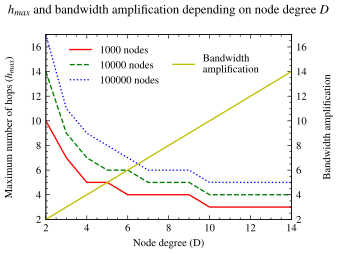

This chart was generated by the following Python code:
from math import ceil
from numpy import log
from numpy import ceil
import matplotlib.pyplot as plt
import numpy as np
import scienceplots

L = 1      # latency in ms (msg prop + rln proof verif, etc)
N1 = 1000    # number of nodes in the network (1)
N2 = 10000   # number of nodes in the network (2)
N3 = 100000  # number of nodes in the network (3)

def delay_last_hop(n, d, l):
    # multiply by l for latencies
    numerator = log(((n - 1) * (d - 2) / d) + 1)
    denominator = log(d - 1)
    return ceil(numerator / denominator)


ds = np.arange(3,15)
ls = np.ones(len(ds))*L

# astype(int) is ok since ceil() returns integers
delays_1 = delay_last_hop(np.ones(len(ds))*N1, ds, ls).astype(int)
delays_2 = delay_last_hop(np.ones(len(ds))*N2, ds, ls).astype(int)
delays_3 = delay_last_hop(np.ones(len(ds))*N3, ds, ls).astype(int)

with plt.style.context(['science', 'ieee']):
    fig, ax1 = plt.subplots()
    ax2 = ax1.twinx()

    ax1.plot(ds, delays_1, color='r', label=str(N1)+" nodes")
    ax1.plot(ds, delays_2, color='g', label=str(N2)+" nodes")
    ax1.plot(ds, delays_3, color='b', label=str(N3)+" nodes")
    ax2.plot(ds, ds, color='y', label="Bandwidth\namplification")
    ax1.autoscale(tight=True)
    ax2.autoscale(tight=True)
    ax1.legend(loc=(0.08, 0.7))
    ax2.legend(loc=(0.5, 0.76))
    ax1.set(title='$h_{max}$ and bandwidth amplification depending on node degree $D$\n')
    ax1.set(**dict(xlabel='Node degree (D)', ylabel='Maximum number of hops ($h_{max}$)\n'))
    ax2.set(**dict(ylabel='\nBandwidth amplification'))

    # Set the limits of the x-axis and y-axis
    ax1.set_xlim(3, 14)
    ax1.set_ylim(3, ax1.get_ylim()[1])  # Ensure that the lower limit is 2
    
    # Set the limits of the second y-axis to match the first y-axis
    ax2.set_ylim(ax1.get_ylim())

    fig.savefig('message_hops.svg', dpi=600)
    plt.close()

